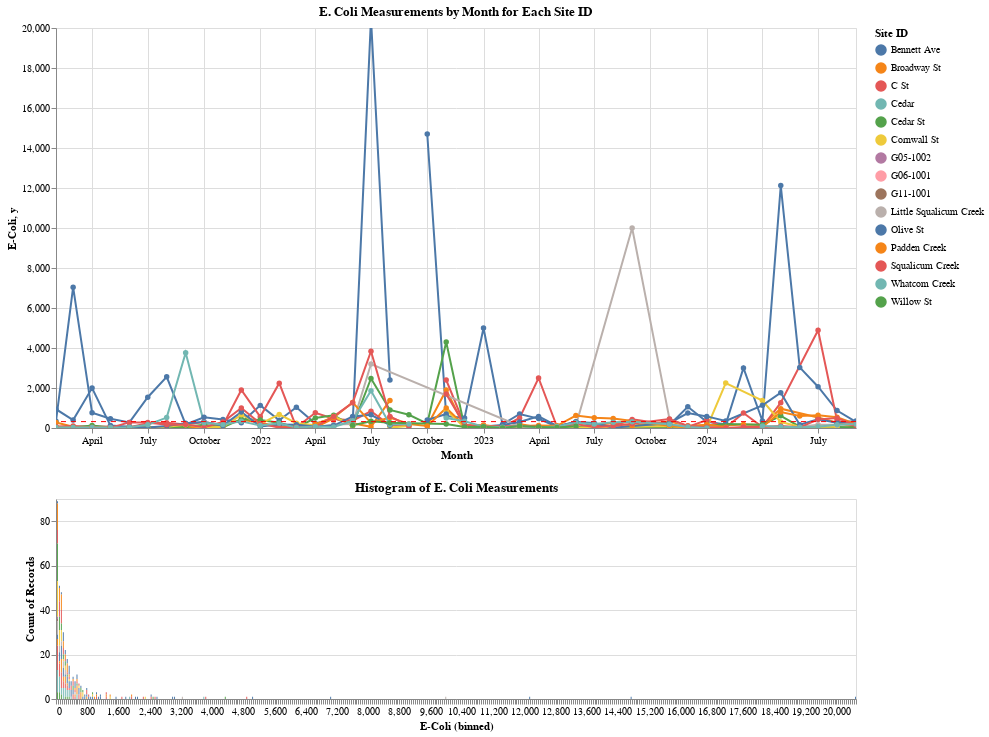

Notebook cell for this chart:
### Markdown cell above
## Visualize

### Code cell
# Create a selection for the dropdown
#site_id_dropdown = alt.binding_select(options=filtered_data['Site ID'].unique(), name='Site ID')
#site_id_select = alt.selection_point(fields=['Site ID'], bind=site_id_dropdown, value={'Site ID': filtered_data['Site ID'].unique()[0]})

# Base chart
chart = alt.Chart(filtered_data).mark_line(point=True).encode(
    x='Month:T',
    y=alt.Y('E-Coli:Q', scale=alt.Scale(domain=[0, 20000])),  # Set y-axis limit
    color='Site ID:N',
    tooltip=['Month:T', 'Site ID:N', 'E-Coli:Q']
).properties(
    title='E. Coli Measurements by Month for Each Site ID',
    width=800,
    height=400
#).add_selection(
#    site_id_select
#).transform_filter(
#    site_id_select
).interactive()

# Horizontal line at y=320
horizontal_line = alt.Chart(pd.DataFrame({'y': [320]})).mark_rule(
    color='red',
    strokeDash=[5, 5]
).encode(
    y='y:Q'
)

line_chart = chart + horizontal_line

# Histogram of E-Coli
histogram = alt.Chart(filtered_data).mark_bar().encode(
    x=alt.X('E-Coli:Q', bin=alt.Bin(step=50)),
    y='count()',
    color='Site ID:N'
).properties(
    title='Histogram of E. Coli Measurements',
    width=800,
    height=200
)

# Combine the line chart and histogram
final_chart = alt.vconcat(line_chart, histogram)

final_chart.show()

### Figure 1 — Vega-Lite specification as saved in the notebook (floating-point values rounded to 4 significant figures; data arrays with more than 128 entries replaced by an {"elided": "..."} marker saying what was removed)
{"config": {"view": {"continuousWidth": 300, "continuousHeight": 300}}, "vconcat": [{"layer": [{"data": {"name": "data-2a3be6c5aba9494d7ca166a4a12bb1d5"}, "mark": {"type": "line", "point": true}, "encoding": {"color": {"field": "Site ID", "type": "nominal"}, "tooltip": [{"field": "Month", "type": "temporal"}, {"field": "Site ID", "type": "nominal"}, {"field": "E-Coli", "type": "quantitative"}], "x": {"field": "Month", "type": "temporal"}, "y": {"field": "E-Coli", "scale": {"domain": [0, 20000]}, "type": "quantitative"}}, "name": "view_32", "title": "E. Coli Measurements by Month for Each Site ID"}, {"data": {"name": "data-f2400123e69dc7e1732b568dac3bcf90"}, "mark": {"type": "rule", "color": "red", "strokeDash": [5, 5]}, "encoding": {"y": {"field": "y", "type": "quantitative"}}}], "height": 400, "width": 800}, {"data": {"name": "data-2a3be6c5aba9494d7ca166a4a12bb1d5"}, "mark": {"type": "bar"}, "encoding": {"color": {"field": "Site ID", "type": "nominal"}, "x": {"bin": {"step": 50}, "field": "E-Coli", "type": "quantitative"}, "y": {"aggregate": "count", "type": "quantitative"}}, "height": 200, "title": "Histogram of E. Coli Measurements", "width": 800}], "params": [{"name": "param_35", "select": {"type": "interval", "encodings": ["x", "y"]}, "bind": "scales", "views": ["view_32"]}], "$schema": "https://vega.github.io/schema/vega-lite/v5.20.1.json", "datasets": {"data-2a3be6c5aba9494d7ca166a4a12bb1d5": {"elided": "396 records"}, "data-f2400123e69dc7e1732b568dac3bcf90": [{"y": 320}]}}
